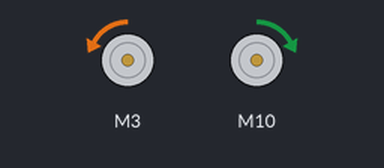
The sketch below on a simulated Arduino Uno, built with avr-gcc and run on an emulated ATmega328P. Shown: 2 × DC motor (green arrow = forward, orange = backward, longer = faster).

Above: at 0.05 s.
Timing chart, 0 to 3.0 s (numbered marks = the images above):
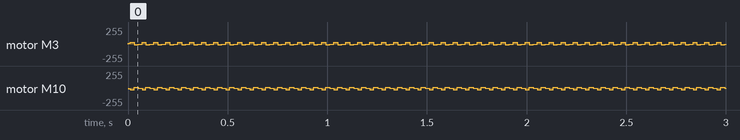

The sketch:

PWM_PWM_DUAL_5_10_pct.ino.ino
```cpp
// (licence header left out)
 #include "CytronMotorDriver.h"


// Configure the motor driver.
CytronMD motor1(PWM_PWM, 3, 9);   // PWM 1A = Pin 3, PWM 1B = Pin 9.
CytronMD motor2(PWM_PWM, 10, 11); // PWM 2A = Pin 10, PWM 2B = Pin 11.


// The setup routine runs once when you press reset.
void setup() {

}


// The loop routine runs over and over again forever.
void loop() {
  motor1.setSpeed(13);   // Motor 1 runs forward at 5% speed.
  motor2.setSpeed(-13);  // Motor 2 runs backward at 5% speed.
  delay(10);

  motor1.setSpeed(26);   // Motor 1 runs forward at 10% speed.
  motor2.setSpeed(-26);  // Motor 2 runs backward at 10% speed.
  delay(10);

  motor1.setSpeed(0);     // Motor 1 stops.
  motor2.setSpeed(0);     // Motor 2 stops.
  delay(10);

  motor1.setSpeed(-13);  // Motor 1 runs backward at 5% speed.
  motor2.setSpeed(13);   // Motor 2 runs forward at 5% speed.
  delay(10);

  motor1.setSpeed(-26);  // Motor 1 runs backward at 10% speed.
  motor2.setSpeed(26);   // Motor 2 runs forward at 10% speed.
  delay(10);

  motor1.setSpeed(0);     // Motor 1 stops.
  motor2.setSpeed(0);     // Motor 2 stops.
  delay(10);
}
```

Measured:
- by itself, motor M3: repeats every 0.06 s: forward 26/255 0.02 s, backward 13/255 0.02 s, stopped 0.02 s
- by itself, motor M10: repeats every 0.06 s: backward 26/255 0.02 s, forward 13/255 0.02 s, stopped 0.02 s
